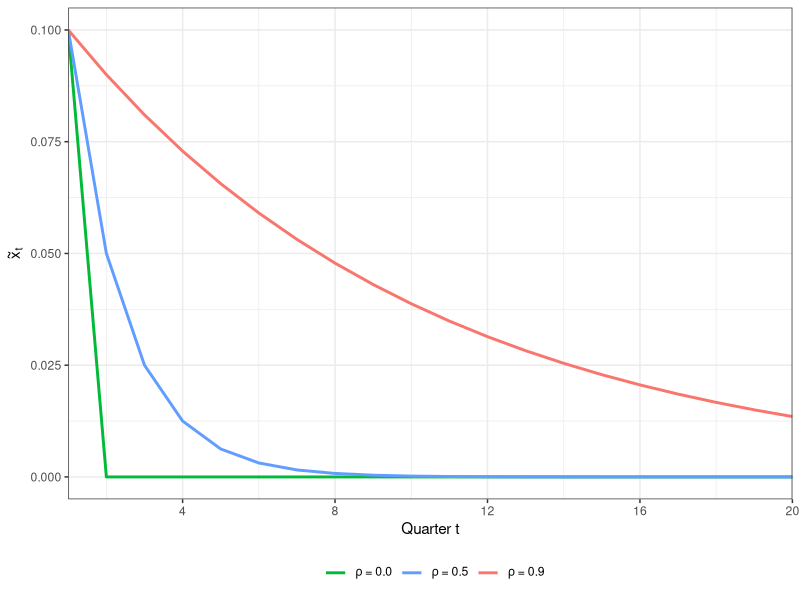
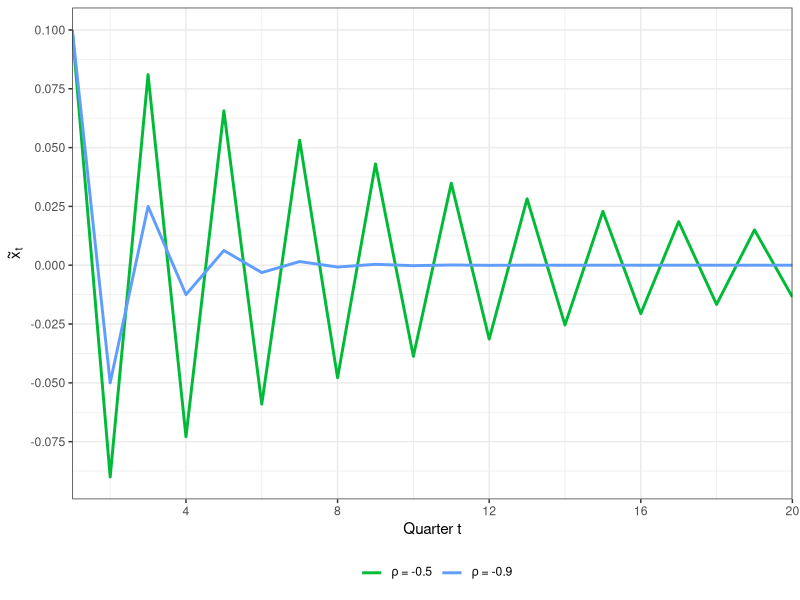
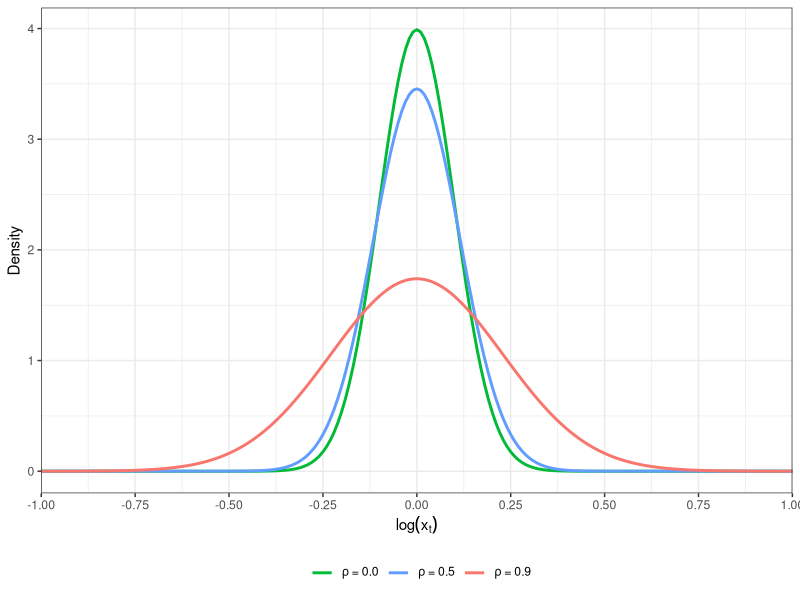
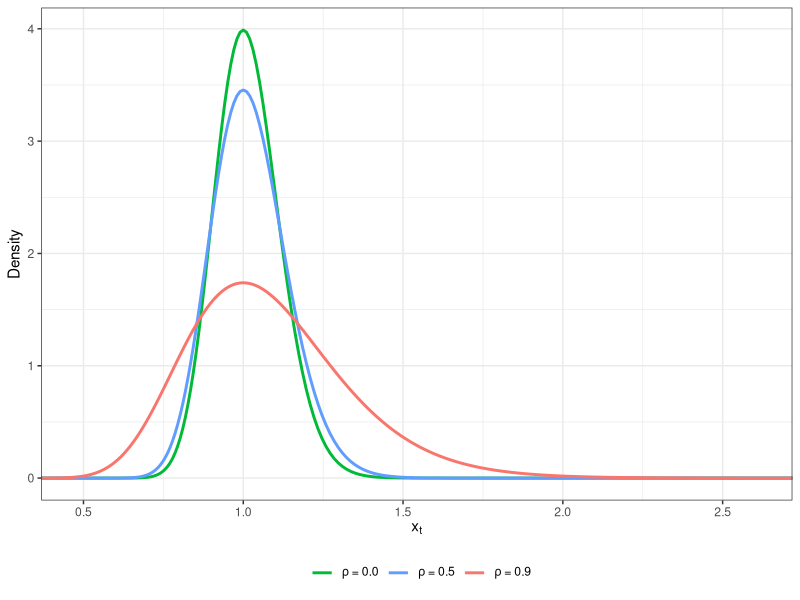
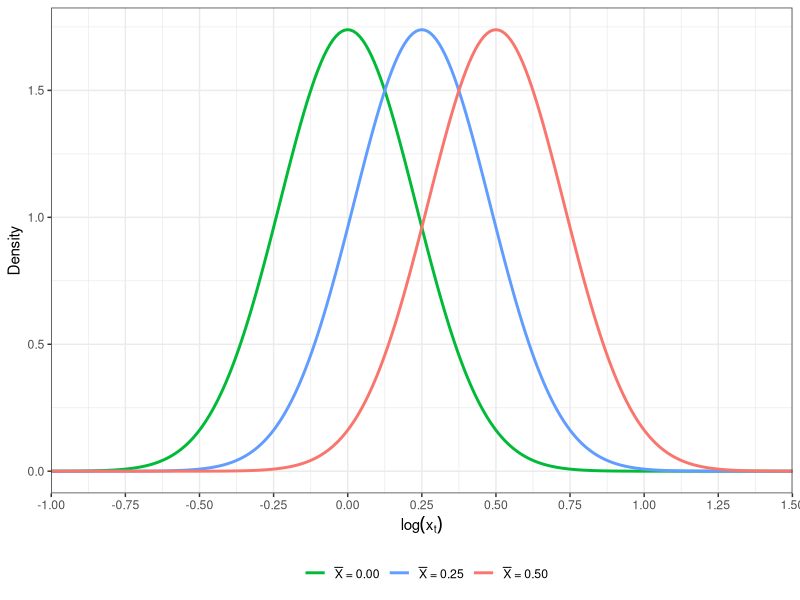
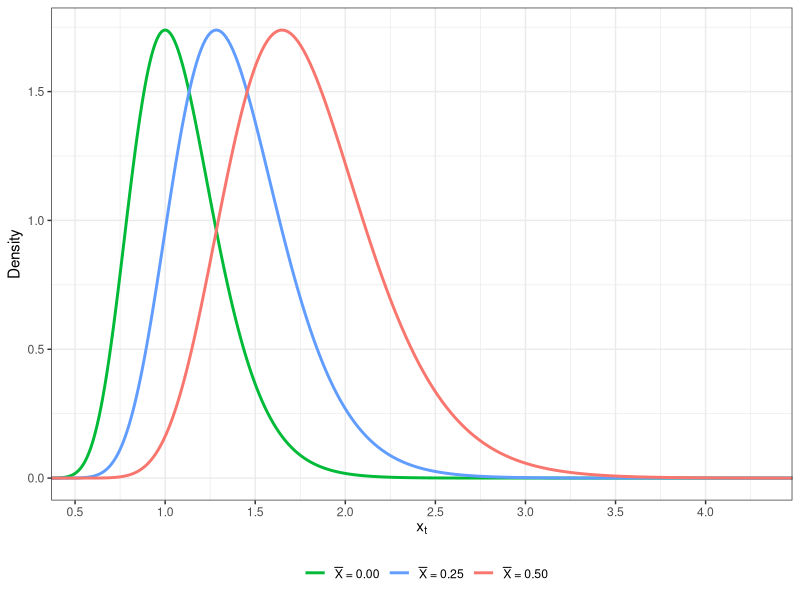

Write R code to recreate these figures, in order.
#######################################
### AR(1) processes
#######################################

# Clear the workspace and load libraries
rm(list = ls())
library(reshape2)
library(base)
library(ggplot2)
library(grid)
library(scales)
library(stringr)
library(tidyverse)

# should graphs be exported to pdf
export_pdf <- FALSE

# define some colors
mygreen <- "#00BA38"
myblue  <- "#619CFF"
myred   <- "#F8766D"
  
# standard deviation of epsilon
sd_eps = 0.1


########### 
# Impulse response functions for different AR(1) coefficients
###########

# generate sequence of 20 quarters
x <- seq(1, 20, 1)
dat <- data.frame(quarter=x)

# iterate over different values
i <- 1
for(rho in c(-0.9, -0.5, 0, 0.5, 0.9)) {
  dat[paste("rho", i, sep="")] <- sd_eps*rho^c(0:(length(x)-1))
  i <- i+1
}

# create plot for positive rhos
myplot <- ggplot(data = dat) + 
  geom_line(aes(x=quarter, y=rho3, color="l1"), size=1) +
  geom_line(aes(x=quarter, y=rho4, color="l2"), size=1) +
  geom_line(aes(x=quarter, y=rho5, color="l3"), size=1) +
  scale_x_continuous(breaks=seq(0, 20, 4), expand=c(0, 0)) +  
  scale_y_continuous(breaks=seq(0, 0.1, 0.025)) +  
  labs(x = "Quarter t",
       y = expression(tilde(x)[t])) +
  scale_color_manual(breaks = c("l1", "l2", "l3"),
                     labels = c(expression(paste(rho," = 0.0")), expression(paste(rho," = 0.5")), expression(paste(rho," = 0.9"))),
                     values = c(mygreen, myblue, myred), name='') +
  theme_bw() + 
  theme(legend.position="bottom")

# print the plot
print(myplot)

# save plot to pdf file (if needed)
if(export_pdf) {
  aspect_ratio <- 4/3.5;
  height <- 4.8;
  ggsave("fig1.pdf", width = height*aspect_ratio, height = height)
}


# create plot for negative rhos
myplot <- ggplot(data = dat) + 
  geom_line(aes(x=quarter, y=rho1, color="l1"), size=1) +
  geom_line(aes(x=quarter, y=rho2, color="l2"), size=1) +
  scale_x_continuous(breaks=seq(0, 20, 4), expand=c(0, 0)) +  
  scale_y_continuous(breaks=seq(-0.1, 0.1, 0.025)) +  
  labs(x = "Quarter t",
       y = expression(tilde(x)[t])) +
  scale_color_manual(breaks = c("l1", "l2"),
                     labels = c(expression(paste(rho," = -0.5")), expression(paste(rho," = -0.9"))),
                     values = c(mygreen, myblue), name='') +
  theme_bw() + 
  theme(legend.position="bottom")

# print the plot
print(myplot)

# save plot to pdf file (if needed)
if(export_pdf) {
  aspect_ratio <- 4/3.5;
  height <- 4.8;
  ggsave("fig2.pdf", width = height*aspect_ratio, height = height)
}


########### 
# Distribution for log(X_t) for different values of rho
###########

x = seq(-1, 1, 0.01)
dat <- data.frame(x)

# iterate over different values
i <- 1
for(rho in c(0, 0.5, 0.9)) {
  dat[paste("rho", i, sep="")] <- dnorm(x, mean=0, sd=sd_eps/sqrt(1-rho^2))
  i <- i+1
}

# create plot for different values of rho
myplot <- ggplot(data = dat) + 
  geom_line(aes(x=x, y=rho1, color="l1"), size=1) +
  geom_line(aes(x=x, y=rho2, color="l2"), size=1) +
  geom_line(aes(x=x, y=rho3, color="l3"), size=1) +
  scale_x_continuous(breaks=seq(-1, 1, 0.25), expand=c(0, 0)) +  
  labs(x = expression(log(x[t])),
       y = "Density") +
  scale_color_manual(breaks = c("l1", "l2", "l3"),
                     labels = c(expression(paste(rho," = 0.0")), expression(paste(rho," = 0.5")), expression(paste(rho," = 0.9"))),
                     values = c(mygreen, myblue, myred), name='') +
  theme_bw() + 
  theme(legend.position="bottom")

# print the plot
print(myplot)

# save plot to pdf file (if needed)
if(export_pdf) {
  aspect_ratio <- 4/3.5;
  height <- 4.8;
  ggsave("fig3.pdf", width = height*aspect_ratio, height = height)
}


########### 
# Distribution for X_t for different values of rho
###########

# create plot for different values of rho
myplot <- ggplot(data = dat) + 
  geom_line(aes(x=exp(x), y=rho1, color="l1"), size=1) +
  geom_line(aes(x=exp(x), y=rho2, color="l2"), size=1) +
  geom_line(aes(x=exp(x), y=rho3, color="l3"), size=1) +
  scale_x_continuous(breaks=seq(0, 3, 0.5), expand=c(0, 0)) +  
  labs(x = expression(x[t]),
       y = "Density") +
  scale_color_manual(breaks = c("l1", "l2", "l3"),
                     labels = c(expression(paste(rho," = 0.0")), expression(paste(rho," = 0.5")), expression(paste(rho," = 0.9"))),
                     values = c(mygreen, myblue, myred), name='') +
  theme_bw() + 
  theme(legend.position="bottom")

# print the plot
print(myplot)

# save plot to pdf file (if needed)
if(export_pdf) {
  aspect_ratio <- 4/3.5;
  height <- 4.8;
  ggsave("fig4.pdf", width = height*aspect_ratio, height = height)
}


########### 
# Distribution for log(X_t) for different values of X_bar
###########

x = seq(-1, 1.5, 0.01)
dat <- data.frame(x)

# iterate over different values
i <- 1
for(X_bar in c(0, 0.25, 0.5)) {
  y <- c(0:(length(x)-1))
  dat[paste("rho", i, sep="")] <- dnorm(x, mean=X_bar, sd=sd_eps/sqrt(1-rho^2))
  i <- i+1
}

# create plot for different values of rho
myplot <- ggplot(data = dat) + 
  geom_line(aes(x=x, y=rho1, color="l1"), size=1) +
  geom_line(aes(x=x, y=rho2, color="l2"), size=1) +
  geom_line(aes(x=x, y=rho3, color="l3"), size=1) +
  scale_x_continuous(breaks=seq(-1, 1.5, 0.25), expand=c(0, 0)) +  
  labs(x = expression(log(x[t])),
       y = "Density") +
  scale_color_manual(breaks = c("l1", "l2", "l3"),
                     labels = c(expression(paste(bar(X)," = 0.00")), expression(paste(bar(X)," = 0.25")), expression(paste(bar(X)," = 0.50"))),
                     values = c(mygreen, myblue, myred), name='') +
  theme_bw() + 
  theme(legend.position="bottom")

# print the plot
print(myplot)

# save plot to pdf file (if needed)
if(export_pdf) {
  aspect_ratio <- 4/3.5;
  height <- 4.8;
  ggsave("fig5.pdf", width = height*aspect_ratio, height = height)
}


########### 
# Distribution for X_t for different values of rho
###########

# create plot for different values of rho
myplot <- ggplot(data = dat) + 
  geom_line(aes(x=exp(x), y=rho1, color="l1"), size=1) +
  geom_line(aes(x=exp(x), y=rho2, color="l2"), size=1) +
  geom_line(aes(x=exp(x), y=rho3, color="l3"), size=1) +
  scale_x_continuous(breaks=seq(0, 4.5, 0.5), expand=c(0, 0)) +  
  
  labs(x = expression(x[t]),
       y = "Density") +
  scale_color_manual(breaks = c("l1", "l2", "l3"),
                     labels = c(expression(paste(bar(X)," = 0.00")), expression(paste(bar(X)," = 0.25")), expression(paste(bar(X)," = 0.50"))),
                     values = c(mygreen, myblue, myred), name='') +
  theme_bw() + 
  theme(legend.position="bottom")

# print the plot
print(myplot)

# save plot to pdf file (if needed)
if(export_pdf) {
  aspect_ratio <- 4/3.5;
  height <- 4.8;
  ggsave("fig6.pdf", width = height*aspect_ratio, height = height)
}